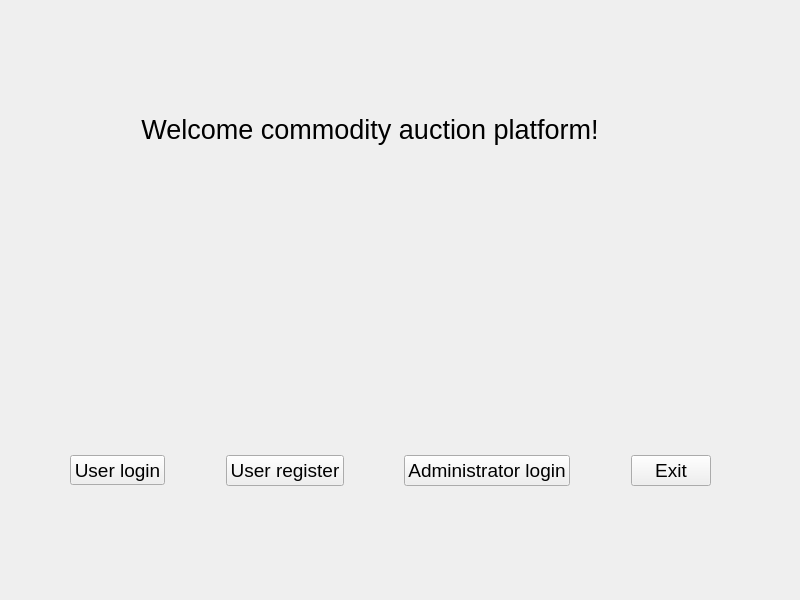
<?xml version="1.0" encoding="UTF-8"?>
<ui version="4.0">
 <class>Widget</class>
 <widget class="QWidget" name="Widget">
  <property name="geometry">
   <rect>
    <x>0</x>
    <y>0</y>
    <width>800</width>
    <height>600</height>
   </rect>
  </property>
  <property name="minimumSize">
   <size>
    <width>800</width>
    <height>600</height>
   </size>
  </property>
  <property name="maximumSize">
   <size>
    <width>800</width>
    <height>600</height>
   </size>
  </property>
  <property name="windowTitle">
   <string>Main window</string>
  </property>
  <widget class="QLabel" name="welcomeLabel">
   <property name="geometry">
    <rect>
     <x>120</x>
     <y>70</y>
     <width>500</width>
     <height>120</height>
    </rect>
   </property>
   <property name="minimumSize">
    <size>
     <width>500</width>
     <height>120</height>
    </size>
   </property>
   <property name="maximumSize">
    <size>
     <width>500</width>
     <height>120</height>
    </size>
   </property>
   <property name="font">
    <font>
     <pointsize>14</pointsize>
    </font>
   </property>
   <property name="layoutDirection">
    <enum>Qt::LeftToRight</enum>
   </property>
   <property name="text">
    <string>&lt;html&gt;&lt;head/&gt;&lt;body&gt;&lt;p align=&quot;center&quot;&gt;&lt;span style=&quot; font-size:20pt;&quot;&gt;Welcome commodity auction platform!&lt;/span&gt;&lt;/p&gt;&lt;/body&gt;&lt;/html&gt;</string>
   </property>
  </widget>
  <widget class="QWidget" name="layoutWidget">
   <property name="geometry">
    <rect>
     <x>70</x>
     <y>410</y>
     <width>641</width>
     <height>121</height>
    </rect>
   </property>
   <layout class="QHBoxLayout" name="horizontalLayout">
    <item>
     <widget class="QPushButton" name="uloginButton">
      <property name="minimumSize">
       <size>
        <width>95</width>
        <height>30</height>
       </size>
      </property>
      <property name="maximumSize">
       <size>
        <width>95</width>
        <height>30</height>
       </size>
      </property>
      <property name="font">
       <font>
        <pointsize>14</pointsize>
       </font>
      </property>
      <property name="text">
       <string>User login</string>
      </property>
     </widget>
    </item>
    <item>
     <spacer name="horizontalSpacer">
      <property name="orientation">
       <enum>Qt::Horizontal</enum>
      </property>
      <property name="sizeHint" stdset="0">
       <size>
        <width>40</width>
        <height>20</height>
       </size>
      </property>
     </spacer>
    </item>
    <item>
     <widget class="QPushButton" name="registerButton">
      <property name="font">
       <font>
        <pointsize>14</pointsize>
       </font>
      </property>
      <property name="text">
       <string>User register</string>
      </property>
     </widget>
    </item>
    <item>
     <spacer name="horizontalSpacer_2">
      <property name="orientation">
       <enum>Qt::Horizontal</enum>
      </property>
      <property name="sizeHint" stdset="0">
       <size>
        <width>40</width>
        <height>20</height>
       </size>
      </property>
     </spacer>
    </item>
    <item>
     <widget class="QPushButton" name="aloginButton">
      <property name="font">
       <font>
        <pointsize>14</pointsize>
       </font>
      </property>
      <property name="text">
       <string>Administrator login</string>
      </property>
     </widget>
    </item>
    <item>
     <spacer name="horizontalSpacer_3">
      <property name="orientation">
       <enum>Qt::Horizontal</enum>
      </property>
      <property name="sizeHint" stdset="0">
       <size>
        <width>40</width>
        <height>20</height>
       </size>
      </property>
     </spacer>
    </item>
    <item>
     <widget class="QPushButton" name="exitButton">
      <property name="font">
       <font>
        <pointsize>14</pointsize>
       </font>
      </property>
      <property name="text">
       <string>Exit</string>
      </property>
     </widget>
    </item>
   </layout>
  </widget>
  <widget class="QLabel" name="picLabel">
   <property name="geometry">
    <rect>
     <x>260</x>
     <y>190</y>
     <width>200</width>
     <height>200</height>
    </rect>
   </property>
   <property name="minimumSize">
    <size>
     <width>200</width>
     <height>200</height>
    </size>
   </property>
   <property name="maximumSize">
    <size>
     <width>200</width>
     <height>200</height>
    </size>
   </property>
   <property name="text">
    <string/>
   </property>
   <property name="scaledContents">
    <bool>true</bool>
   </property>
  </widget>
 </widget>
 <resources/>
 <connections/>
</ui>
